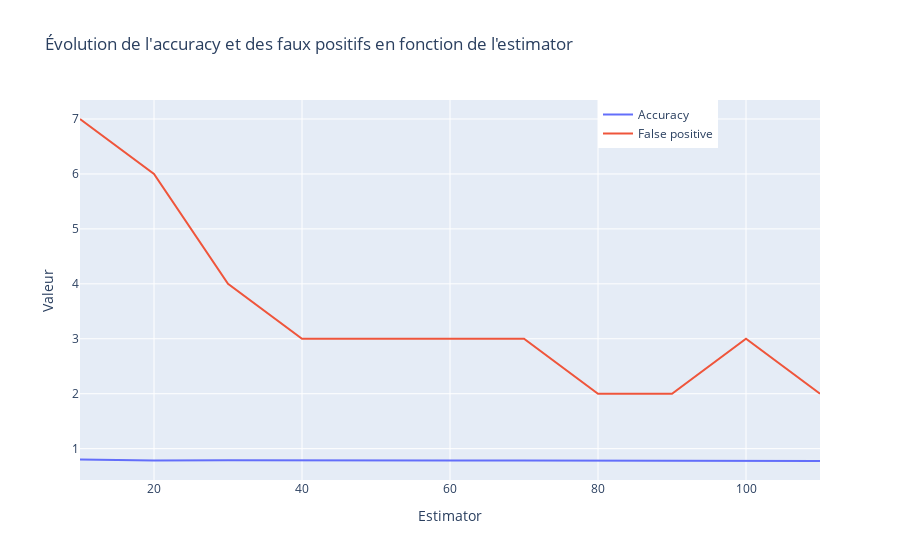

Write notebook code for a chart like this one.
### Code cell
import pandas as pd
import plotly.graph_objects as go

df = pd.DataFrame(list_result)

# Fonction pour extraire la troisième valeur de la matrice
def get_third_value(matrix):
    return matrix[1][0]

# Ajouter la colonne avec la troisième valeur
df['third_value'] = df['matrice'].apply(get_third_value)

# Créer le graphique
fig = go.Figure()

# Ajouter la ligne pour l'accuracy
fig.add_trace(go.Scatter(
    x=df['estimator'],
    y=df['accuracy'],
    mode='lines',
    name='Accuracy'
))

# # Ajouter la ligne pour l'erreur
# fig.add_trace(go.Scatter(
#     x=df['estimator'],
#     y=df['error'],
#     mode='lines',
#     name='Error'
# ))

# Ajouter la ligne pour l'erreur
fig.add_trace(go.Scatter(
    x=df['estimator'],
    y=df['third_value'],
    mode='lines',
    name='False positive'
))

# Personnaliser le graphique
fig.update_layout(
    title='Évolution de l\'accuracy et des faux positifs en fonction de l\'estimator',
    xaxis=dict(title='Estimator'),
    yaxis=dict(title='Valeur'),
    legend=dict(x=0.7, y=1)
)

# Afficher le graphique
fig.show()

### Figure 1 — Plotly figure (JSON) as saved in the notebook; plotly's stock layout.template omitted (floating-point values rounded to 4 significant figures)
{"data": [{"mode": "lines", "name": "Accuracy", "type": "scatter", "x": [10, 20, 30, 40, 50, 60, 70, 80, 90, 100, 110], "y": [0.8013, 0.7853, 0.7885, 0.7837, 0.7772, 0.7837, 0.7837, 0.7837, 0.7772, 0.7756, 0.7772]}, {"mode": "lines", "name": "False positive", "type": "scatter", "x": [10, 20, 30, 40, 50, 60, 70, 80, 90, 100, 110], "y": [7, 6, 4, 3, 3, 3, 3, 2, 2, 3, 2]}], "layout": {"autosize": true, "legend": {"x": 0.7, "y": 1}, "title": {"text": "Évolution de l'accuracy et des faux positifs en fonction de l'estimator"}, "xaxis": {"autorange": true, "range": [10, 110], "title": {"text": "Estimator"}, "type": "linear"}, "yaxis": {"autorange": true, "range": [0.4298, 7.346], "title": {"text": "Valeur"}, "type": "linear"}}}
